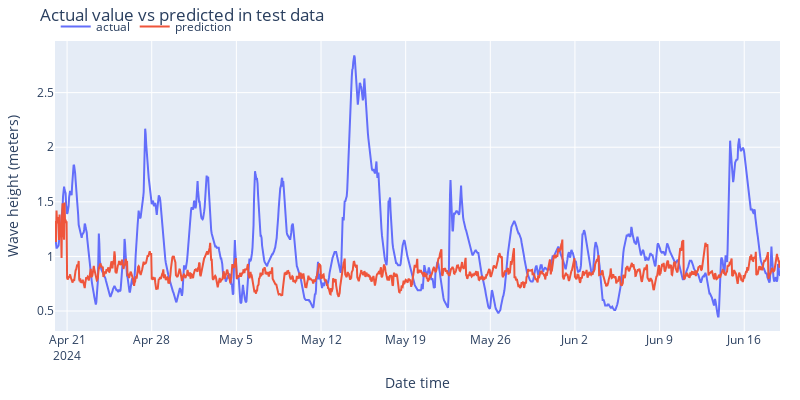

The code cell stored with this chart in its notebook:
### Code cell
# Plot predictions vs real value
# ======================================================================================
fig = go.Figure()
trace1 = go.Scatter(x=df_test.index, y=df_test['wave_height'], name="actual", mode="lines")
trace2 = go.Scatter(x=df_test.index, y=df_test['forecast'], name="prediction", mode="lines")
fig.add_trace(trace1)
fig.add_trace(trace2)
fig.update_layout(
    title="Actual value vs predicted in test data",
    xaxis_title="Date time",
    yaxis_title="Wave height (meters)",
    width=800,
    height=400,
    margin=dict(l=20, r=20, t=35, b=20),
    legend=dict(
        orientation="h",
        yanchor="top",
        y=1.1,
        xanchor="left",
        x=0.001
    )
)

fig.show()

### Figure 1 — Plotly figure (JSON) as saved in the notebook; plotly's stock layout.template omitted (floating-point values rounded to 4 significant figures; data arrays with more than 128 entries replaced by an {"elided": "..."} marker saying what was removed)
{"data": [{"mode": "lines", "name": "actual", "type": "scatter", "x": {"elided": "1440 str values"}, "y": {"elided": "1440 float values"}}, {"mode": "lines", "name": "prediction", "type": "scatter", "x": {"elided": "1440 str values"}, "y": {"elided": "1440 float values"}}], "layout": {"height": 400, "legend": {"orientation": "h", "x": 0.001, "xanchor": "left", "y": 1.1, "yanchor": "top"}, "margin": {"b": 20, "l": 20, "r": 20, "t": 35}, "title": {"text": "Actual value vs predicted in test data"}, "width": 800, "xaxis": {"title": {"text": "Date time"}}, "yaxis": {"title": {"text": "Wave height (meters)"}}}}
